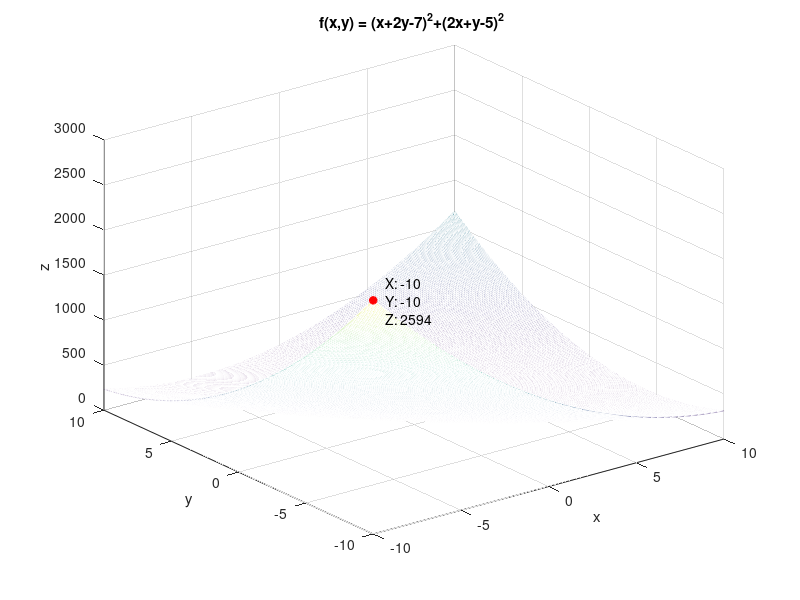

The MATLAB source for this figure:
%---- f(x,y)=(x+2y-7)^2+(2x+y-5)^2------

%绘制图像
clc
clear all
close all
[x,y] = meshgrid(-10:0.02:10,-10:0.02:10);
z = (x+2*y-7).^2+(2*x+y-5).^2;
figure;
mesh(x,y,z);
hold on;
xlabel('x');
ylabel('y');
zlabel('z');
title('f(x,y) = (x+2y-7)^2+(2x+y-5)^2 ');


%标记出最大值点
maxVal = max(z(:));
[maxIndexX,maxIndexY] = find(z == maxVal);
for i = 1:length(maxIndexX)
    plot3(x(maxIndexX(i),maxIndexY(i)),y(maxIndexX(i),maxIndexY(i)), maxVal, 'r*','linewidth',2)
     text(x(maxIndexX(i),maxIndexY(i)),y(maxIndexX(i),maxIndexY(i)), maxVal, {['    X: ' num2str(x(maxIndexX(i),maxIndexY(i)))];['    Y: ' num2str(y(maxIndexX(i),maxIndexY(i)))];['    Z: ' num2str(maxVal)]})
    hold on
end

%标记出最小值点
minVal = min(z(:));
[minIndexX,minIndexY] = find(z == minVal);
for i = 1:length(minIndexX)
    plot3(x(minIndexX(i),minIndexY(i)),y(minIndexX(i),minIndexY(i)), minVal, 'r*','linewidth',2)
     text(x(minIndexX(i),minIndexY(i)),y(minIndexX(i),minIndexY(i)), minVal, {['    X: ' num2str(x(minIndexX(i),minIndexY(i)))];['    Y: ' num2str(y(minIndexX(i),minIndexY(i)))];['    Z: ' num2str(minVal)]})
    hold on
end